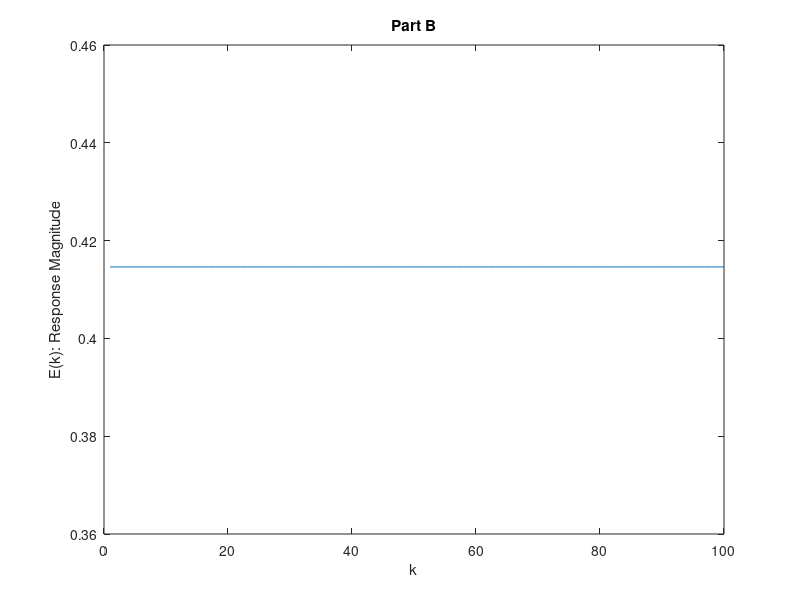
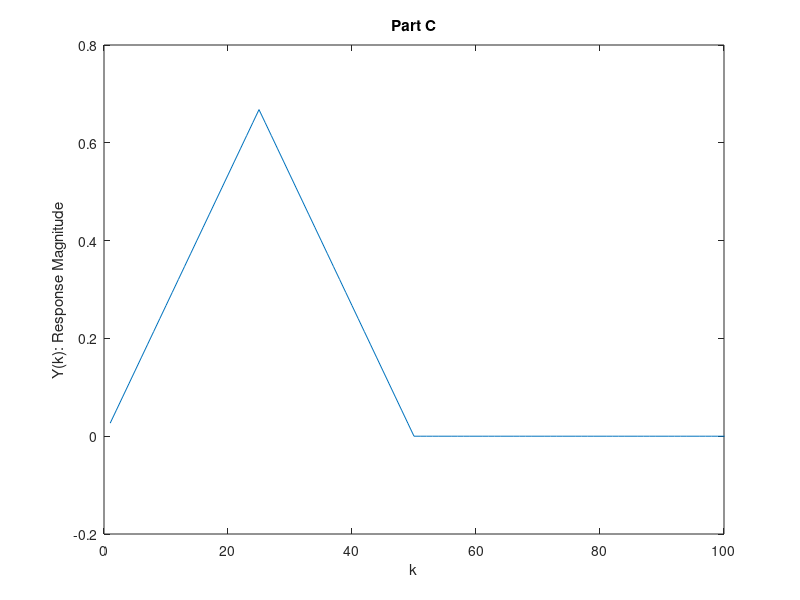

Recreate these plots in MATLAB, in order.
% System Simulation Problem 2
% Written by Josh Humphrey

%% Part A
yk_results = zeros(1,100);
hold on
for n = 1:100
    yk_results(1,n) = (4.76837*10^-14)*(1.22399*10^12)*n-(16941.8*2.^(n+31))*(44053.^(-n-1)+(9.25804*10^9)*(3.^(-n))*(8.^(n+1))*625.^(n+2)*90997.^(-n-1)+2.05629*10^12);
end

figure(1)
plot(yk_results)
title('Part A')
xlabel('time')
ylabel('response magnitude')
hold off

%% Part B
stepVector = ones(1,100);
ykm4 = 0;
ykm3 = 0;
ykm2 = 0;
ykm1 = 0;
ekm3 = 0;
ekm2 = 0;
ekm1 = 0;
ek = stepVector;

for i = 1:100
    yk = (77.376*ekm2+189.904*ekm1+16.16*ek(i)-ykm4-14*ykm3-99.862*ykm1)*(1/285.32);
    ykm4 = ykm3;
    ykm3 = ykm2;
    ykm2 = ykm1;
    ykm1 = yk;
    ekm3 = ekm2;
    ekm2 = ekm1;
    ekm1 = ek;
    ek = stepVector-ykm1;
end

    figure(2)
    plot(yk)
    title('Part B')
    xlim([0,100])
    xlabel('k');
    ylabel('E(k): Response Magnitude')

%% Part C
toh = zeros(1,1000);
i = 1;
for count = 1:100
    if count < 50
        if count < 25
            toh(1, count) = count/25;
        end
        if count > 25

            toh(1, count) = toh(25-i);
            i = 1 + i;
        end
        if count == 25
            toh(1, count) = 1;
        end
    else
        toh(1,count) = 0;
    end
    
end
    
ykm4 = 0;
ykm3 = 0;
ykm2 = 0;
ykm1 = 0;
ekm3 = 0;
ekm2 = 0;
ekm1 = 0;
ek = toh;

for i = 1:100
    yk = (77.376*ekm2+189.904*ekm1+16.16*ek(i)-ykm4-14*ykm3-99.862*ykm1)*(1/285.32);
    ykm4 = ykm3;
    ykm3 = ykm2;
    ykm2 = ykm1;
    ykm1 = yk;
    ekm3 = ekm2;
    ekm2 = ekm1;
    ekm1 = ek;
end

    figure(3)
    plot(yk)
    title('Part C')
    xlim([0,100])
    xlabel('k');
    ylabel('Y(k): Response Magnitude')
    
%% Part D
% No clue
